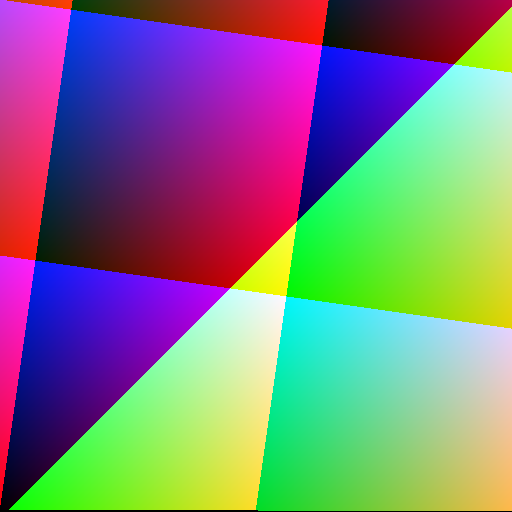
#> input picture blackImage.bmp, 512 x 512 px
$ python benchmark.py   (older library calls are emulated)
#> lines starting #> are read from the running program, lines starting #| are printed output that depends on the picture
from skimage import measure
import matplotlib.pyplot as plt
import numpy as np
import cv2

def getmse(imageA, imageB):
	# the 'Mean Squared Error' between the two images is the
	# sum of the squared difference between the two images;
	# NOTE: the two images must have the same dimension
	err = np.sum((imageA.astype("float") - imageB.astype("float")) ** 2)
	err /= float(imageA.shape[0] * imageA.shape[1])

	# return the MSE, the lower the error, the more "similar"
	# the two images are
	return err

def getpsnr(imageA, imageB, mse):

	maxValue = (2**32)-1

	if (mse != 0):
		value = (maxValue**2)/(mse)
		res = 10 * np.log10(value)
	else:
		res = 0

	return res


def compare_images(imageA, imageB, title, title2):
	# compute the mean squared error and structural similarity
	# index for the images
	m = getmse(imageA, imageB)
	p = getpsnr(imageA, imageB, m)
	s = measure.compare_ssim(imageA, imageB)

	# setup the figure
	fig = plt.figure(title)
	plt.suptitle("MSE: %.2f, PSNR:%.2f , SSIM: %.2f" % (m, p, s))

	# show first image
	ax = fig.add_subplot(1, 2, 1)
	plt.imshow(imageA, cmap = plt.cm.gray)
	plt.axis("off")

	# show the second image
	ax = fig.add_subplot(1, 2, 2)
	plt.imshow(imageB, cmap = plt.cm.gray)
	plt.axis("off")

	f = open("datos.csv","a+")
	f.write(title2 +"\n")
	f.write("MSE    PSNR      SSIM \n")
	f.write("%.2f  , %.2f , %.2f \n" % (m, p, s))

	# show the images
	plt.show()

# load the images -- the original, the original + contrast,
# and the original + photoshop
print("Insert the original image: ")
image1 = str(input())
#> the answer given: ../blackImage.bmp
print("Insert the stego image: ")
image2 = str(input())
#> the answer given: ../col.bmp
print("Insert the name of the image: ")
title = str(input())

original = cv2.imread(image1)
#> original is the input picture: shape (512, 512, 3); mean B, G, R 127.4, 124.1, 127.1
stego1 = cv2.imread(image2)
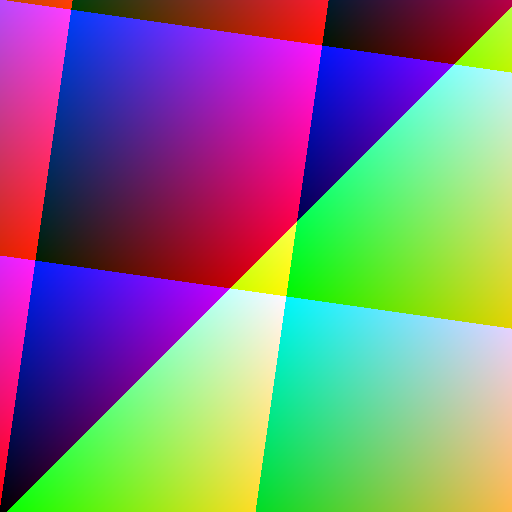
#> input picture col.bmp, 512 x 512 px
#> stego1 is the input picture: shape (512, 512, 3); mean B, G, R 127.5, 124.8, 127.5


# initialize the figure
fig = plt.figure("Images")
images = ("Original", original), ("Stego-Image-1", stego1)

# loop over the images
for (i, (name, image)) in enumerate(images):
	# show the image
	ax = fig.add_subplot(1, 3, i + 1)
	ax.set_title(name)
	plt.imshow(image, cmap = plt.cm.gray)
	plt.axis("off")
#> this loop made 2 passes
#> name on passes 1 to 2: 'Original', 'Stego-Image-1'

# show the figure
plt.show()
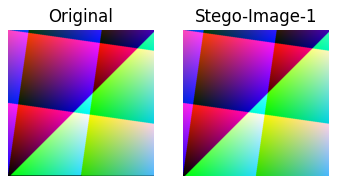
#> figure drawn by matplotlib, 2 panels; B, G, R data is drawn as R, G, B

# compare the images

compare_images(original, stego1, "Original vs. Stego-Image1", title)
#> in getmse, `err = np.sum((imageA.astype("float") - imageB.astype("float")) ** 2)`: err = 56373957
#> in getmse, `err /= float(imageA.shape[0] * imageA.shape[1])`: err = 215
#> in getpsnr, `value = (maxValue**2)/(mse)`: value = 8.58e+16
#> in getpsnr, `res = 10 * np.log10(value)`: res = 169.3
#> (the run stopped early here; a loop or call above may not have finished)
